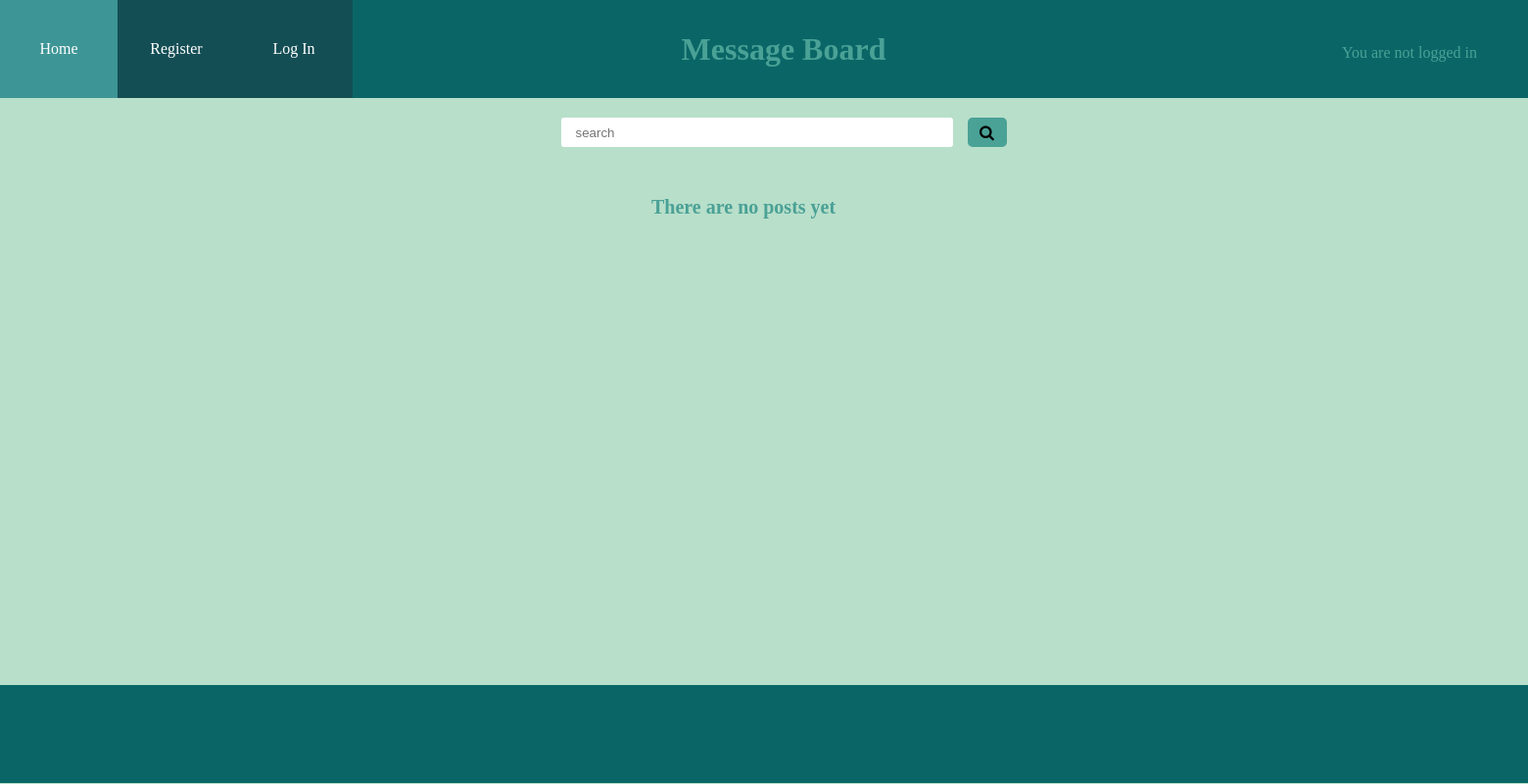
Before: / with the older database file.
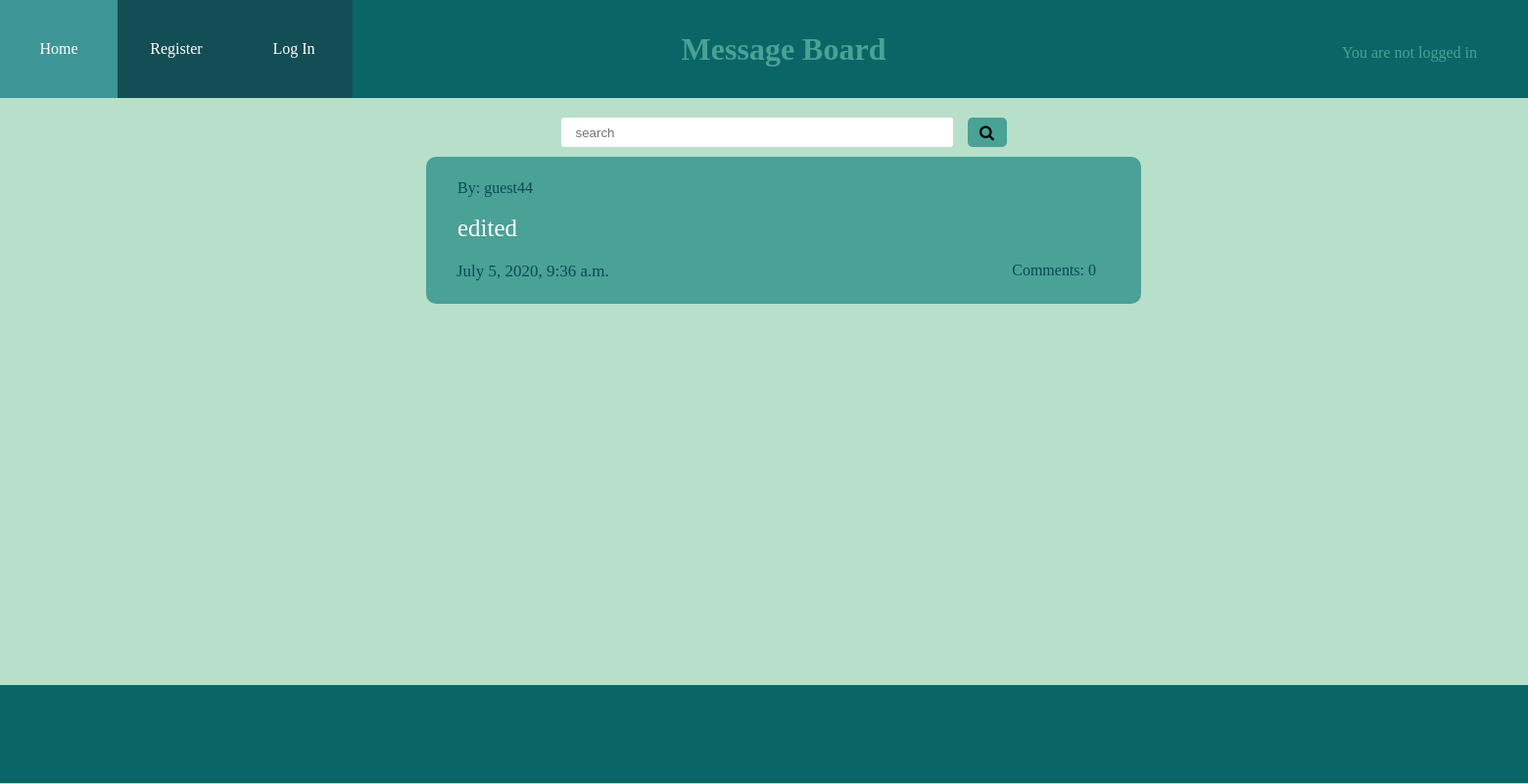
After: the same page with the newer database file.
### post/models.py (models this page shows)
class Post(models.Model):
    title= models.CharField(max_length=30,null=True,blank=True)
    body= models.TextField(max_length=500)
    date= models.DateTimeField(auto_now_add=True)
    author= models.ForeignKey(settings.AUTH_USER_MODEL,on_delete=models.DO_NOTHING,default=None)
    comments_amount=models.IntegerField(default=0)

### account/models.py (models this page shows)
class User(AbstractUser):
     dob=models.CharField(max_length=20,default=0)

### homepage/views.py (the view)
# urls.py: path('', views.homepage, name="homepage"),
def homepage(request):
    posts=Post.objects.all().order_by('date').reverse()
    return render(request,"homepage/homepage.html",{'posts':posts})

### homepage/templates/homepage/homepage.html (shortened to what this page needs)
{% extends "main.html" %}
{% load static %}
{% block content %}
    <link rel="stylesheet" href="https://cdnjs.cloudflare.com/ajax/libs/font-awesome/4.7.0/css/font-awesome.min.css">
    <link rel="stylesheet" type="text/css" href="{% static 'homepage/homepagestyles.css' %}">
            <div class="searchouter">
                <form method="GET" action="/search" class="searchcontainer">
                        <input type="text" name="s" class="search" placeholder="search" required></input>
                        <button type="submit" class="fa fa-search searchb"></button>
                </form>
            </div>
                    {%if posts %}
                        {% for post in posts %}
                            <div class="post">
                                    <div class="upper_container">
                                        <a class="author">By: {{ post.author}}</a>
                                    </div>
                                    <a class="title" href="/post/{{ post.id }}">{{ post.title }}</a>
                                    <div class="lower_container">
                                        <a class="date">{{ post.date }}</a>
                                        <a class="comments"><span>Comments: </span>{{ post.comments_amount }}</a>
                                    </div>
                            </div>
                        {% endfor %}
                        <div class="empty"></div>
                        {% else %}
                            <div class="noposts">
                                {% if search %}
                                    <b>No posts found<b>
                                {% else %}
                                    <b>There are no posts yet</b>
                                {% endif %}
                            </div>
                {% endif %}
{% endblock %}

### main.html (shortened to what this page needs)
<!DOCTYPE html>
{% load static %}
<html>
    <head>
        <link rel="stylesheet" type="text/css" href="{% static 'homepage/mainstyles.css' %}">
    </head>
    <body>
        <div class="maincontainer">
            <div class="head">
                {% if user.is_authenticated %}
                    <nav>
                        <a href="/" ><div>Home</div></a>
                        <a href="/post/create_post"><div>Create Post</div></a>
                    </nav>
                    <h1>Message Board</h1>
                    <div class="status"> You are logged in as:
                                <div class="username"> {{ user.username }} </div>
                                    <form class="logout" action="/account/logout/" method="post">
                                    {% csrf_token %}
                                    <button class="button2" type="submit">Log Out</button>
                                </form>
                    </div>
                {% else %}
                    <nav>
                        <a href="/" ><div>Home</div></a>
                        <a href="/account/register/" ><div>Register</div></a>
                        <a href="/account/login/"><div>Log In</div></a>
                    </nav>
                    <h1>Message Board</h1>
                    <div class="status1">You are not logged in </div>
                {% endif %}
           </div>
            {% block content %}
            {% endblock %}
            <footer></footer>
        </div>
    </body>
</html>

### homepage/static/homepage/mainstyles.css (style rules this page uses)
* { margin:0;padding:0 }
.maincontainer { margin:auto; width:100em; min-height:799px; position:relative; }
footer { bottom:0px; height:100px; width:100em; background-color:rgb(10, 102, 102); position:absolute; }
a { text-decoration: none; color:white; }
nav { display:flex; flex-direction:row; position:absolute }
a div { height:100px; width:120px; background-color:rgba(32, 54, 68, 0.479); display:flex; align-items:center; justify-content:center; box-sizing:border-box; }
body { background-color: rgba(94, 184, 136, 0.438); }
.head { position:relative; height:100px; width:100%; background-color: rgb(10, 102, 102); color:rgb(74, 161, 150); display:flex; flex-direction:row; }
h1 { margin-top:30px; margin:auto; }
.status1 { position:absolute; right:0px; top:45px; width:230px; }

### homepage/static/homepage/homepagestyles.css (style rules this page uses)
.post { margin:auto auto 10px auto; height:150px; width:730px; border:2px solid rgb(74, 161, 150); border-radius: 10px; background-color: rgb(74, 161, 150); display:flex; flex-direction: column; justify-content: center; margin-top:10px; box-sizing:border-box; padding-bottom:10px; padding-top:10px; }
.upper_container { display:flex; flex-direction:row }
.lower_container { margin-top:20px; display:flex; flex-direction:row; position:relative; }
.title { color:white; margin-left:30px; margin-top:18px; font-size: 25px; }
.date { color:rgb(8, 76, 85); font-size: 17px; margin-left:29px; }
.author { margin-left:30px; color:rgb(8, 76, 85); }
.comments { position:absolute; margin-left:360px; color:rgb(8, 76, 85); right:44px; }
.searchouter { width:1200px; height:30px; margin:auto; margin-top:20px; display:flex; justify-content:center }
.searchcontainer { display:flex; }
.search { height:30px; width:400px; border:none; border-radius:3px; padding-left:15px; box-sizing:border-box; }
.searchb { height:30px; margin-left:15px; background-color:rgb(74, 161, 150); border:none; border-radius:5px; width:40px; }
.empty { height:160px; }

Changed rows visible on the page:
added Post: author "guest44", title "edited", date "July 5, 2020, 9:36 a.m.", comments_amount "0"
Other visible differences:
text no longer shown: "There are no posts yet"
